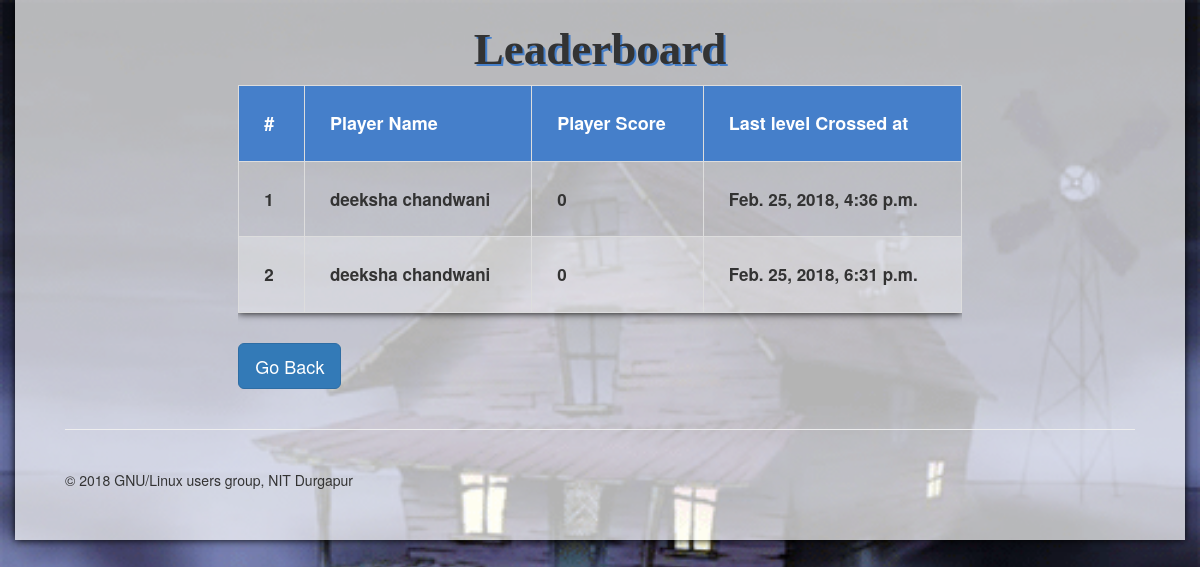
/lboard/, run on an earlier commit of the app's database.
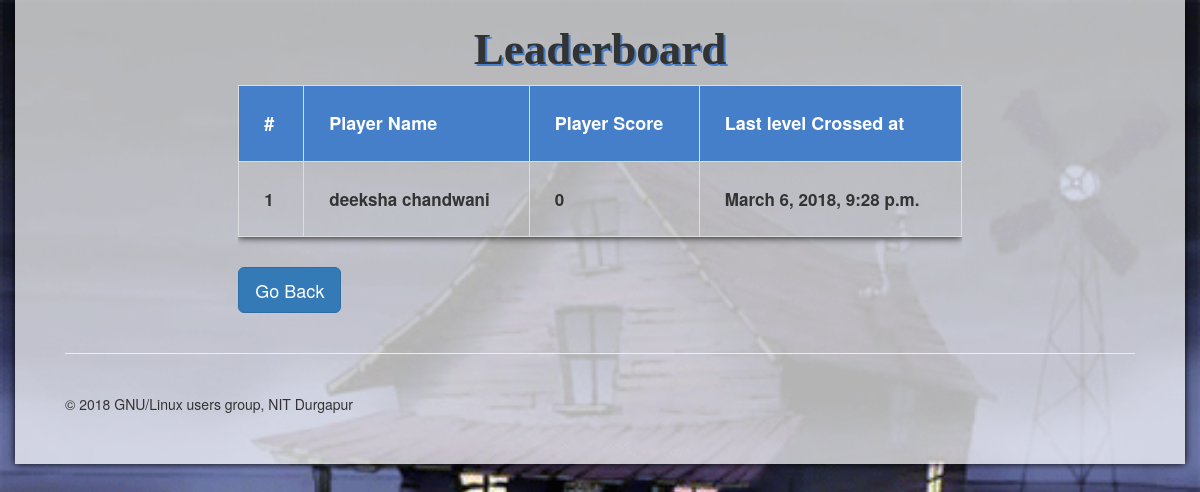
And on a later commit of the database.
### show/models.py (models this page shows, shortened)
class player(models.Model):
    user = models.OneToOneField(User)
    name = models.CharField(max_length=128)
    max_level = models.IntegerField(default=1)
    score = models.IntegerField(default=0)
    rank = models.IntegerField(default=0)
    timestamp = models.DateTimeField()

### show/views.py (the view)
# urls.py: url(r'^lboard/$', views.lboard , name='lboard'),
def lboard(request):
    p= models.player.objects.order_by('-score','timestamp')
    cur_rank = 1
    for pl in p:
        pl.rank = cur_rank
        cur_rank += 1
    return render(request, 'lboard.html', {'players': p})

### templates/lboard.html
{%extends 'base.html'%}
{%block content%}
      <div class="row">
        <h1 class="lboardh1">Leaderboard</h1>
        <div class="col-lg-8 col-lg-offset-2" style="">
            {% if players %}
            <div class="table-responsive">
            <table  class="table table-hover table-striped table-bordered "  style="font-weight:bold;box-shadow: 0px 0px 8px #000">
                <tr style="background-color:#457fca;color:#fff;font-size:18px">
                	<th>#</th><th >Player Name</th><th>Player Score</th><th>Last level Crossed at</th>
                </tr>
                {% for player in players %}
                <tr>
                	<td>{{ player.rank }}</td><td>{{ player.name }}</td>    <td> {{player.score}} </td>    <td> {{player.timestamp}}</td>
                </tr>
                {% endfor %}
            </table>
            </div>
        {% else %}
            <strong>There are no players present.</strong>
        {% endif %}
		<a href="/"><button type="button" class="btn btn-primary btn-lg " style="margin-top:10px;">Go Back</button></a>
        </div>
      </div>
{%endblock%}

What changed in the data, as far as the page shows it:
removed player: rank "1", name "deeksha chandwani", score "0", timestamp "Feb. 25, 2018, 4:36 p.m."
removed player: rank "2", name "deeksha chandwani", score "0", timestamp "Feb. 25, 2018, 6:31 p.m."
added player: rank "1", name "deeksha chandwani", score "0", timestamp "March 6, 2018, 9:28 p.m."
